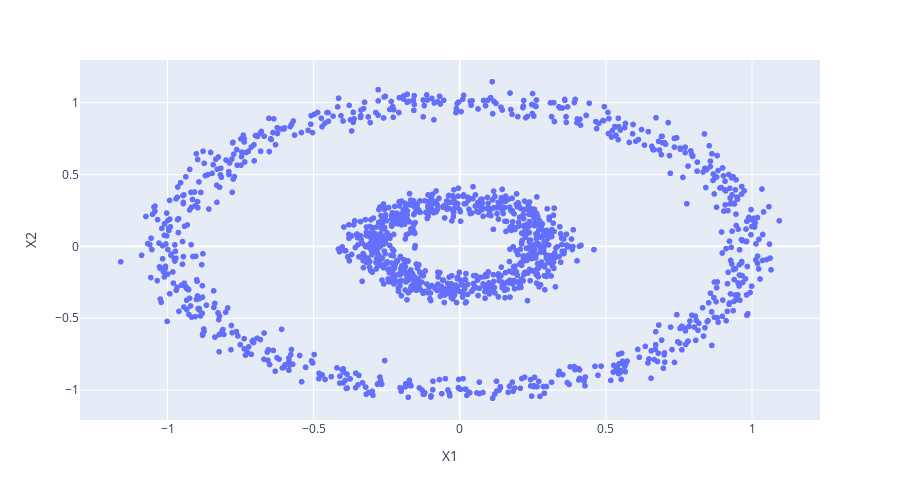

Source (notebook cell):
### Code cell
px.scatter(circles,x = 'X1' ,y = 'X2' , height=500)

### Figure 1 — Plotly figure (JSON) as saved in the notebook; plotly's stock layout.template omitted (floating-point values rounded to 4 significant figures; data arrays with more than 128 entries replaced by an {"elided": "..."} marker saying what was removed)
{"data": [{"hovertemplate": "X1=%{x}<br>X2=%{y}<extra></extra>", "legendgroup": "", "marker": {"color": "#636efa", "symbol": "circle"}, "mode": "markers", "name": "", "showlegend": false, "type": "scattergl", "x": {"elided": "1500 float values"}, "xaxis": "x", "y": {"elided": "1500 float values"}, "yaxis": "y"}], "layout": {"height": 500, "legend": {"tracegroupgap": 0}, "margin": {"t": 60}, "xaxis": {"anchor": "y", "domain": [0, 1], "title": {"text": "X1"}}, "yaxis": {"anchor": "x", "domain": [0, 1], "title": {"text": "X2"}}}}
